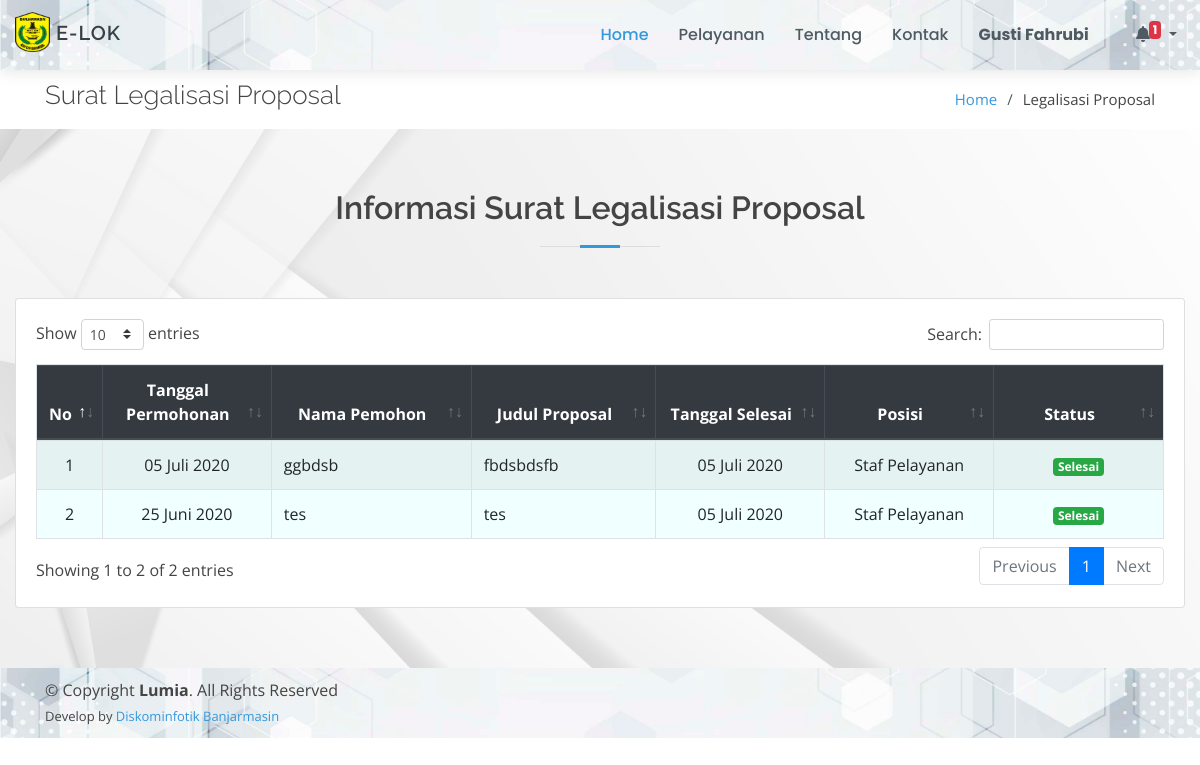
/page/legalisasi-proposal/index.php (signed in), run on the app's committed database.
### tables this page shows
CREATE TABLE `legalisasi_proposal` (
  `id_proposal` int(11) NOT NULL,
  `nama` varchar(50) NOT NULL,
  `judul_proposal` text NOT NULL,
  `tgl_permohonan` date NOT NULL,
  `tgl_selesai` date DEFAULT NULL,
  `id_posisi` int(11) NOT NULL,
  `status` varchar(30) NOT NULL
);

CREATE TABLE `posisi_berkas` (
  `id_posisi` int(11) NOT NULL,
  `posisi` text NOT NULL
);

### config/config.php (called while the page is built, shortened)
<?php
function base_url($url = null)
{
	$base_url = "http://localhost/layanan-kecamatan";
	if ($url != null) {
		return $base_url . "/" . $url;
	} else {
		return $base_url;
	}
}
$no = 1;

### config/bulan.php (called while the page is built, shortened)
<?php
$bln = array(
    '01' => 'Januari',
    '02' => 'Februari',
    '03' => 'Maret',
    '04' => 'April',
    '05' => 'Mei',
    '06' => 'Juni',
    '07' => 'Juli',
    '08' => 'Agustus',
    '09' => 'September',
    '10' => 'Oktober',
    '11' => 'November',
    '12' => 'Desember'
);

### page/legalisasi-proposal/index.php (the view, shortened to what this page needs)
<!DOCTYPE html>
<html lang="en">
<?php
include_once "../../config/config.php";
include_once "../../config/bulan.php";
include_once "../../template/ui/head.php";
?>
<body>
    <?php include_once "../../template/ui/header.php"; ?>
    <main id="main">
        <section id="breadcrumbs" class="breadcrumbs">
            <div class="container">
                <div class="d-flex justify-content-between align-items-center">
                    <h2>Surat Legalisasi Proposal</h2>
                    <ol>
                        <li><a href="<?= base_url(); ?>">Home</a></li>
                        <li>Legalisasi Proposal</li>
                    </ol>
                </div>
            </div>
        </section>
        <section id="services" class="services graform">
            <div class="container-fluid">
                <div class="section-title">
                    <h2>Informasi Surat Legalisasi Proposal</h2>
                </div>
                <div class="row">
                    <div class="col-md-12">
                        <div class="card">
                            <div class="card-body">
                                <div class="table-responsive">
                                    <table class="table table-bordered table-striped" id="example1">
                                        <thead class="thead-dark">
                                            <tr align="center">
                                                <th>No</th>
                                                <th>Tanggal Permohonan</th>
                                                <th>Nama Pemohon</th>
                                                <th>Judul Proposal</th>
                                                <th>Tanggal Selesai</th>
                                                <th>Posisi</th>
                                                <th>Status</th>
                                            </tr>
                                        </thead>
                                        <tbody style="background-color: azure">
                                            <?php
                                            $data = $koneksi->query("SELECT * FROM legalisasi_proposal ORDER BY id_proposal DESC");
                                            foreach ($data as $row) {
                                                $po = $koneksi->query("SELECT * FROM posisi_berkas WHERE id_posisi = '$row[id_posisi]'")->fetch_array();
                                            ?>
                                                <tr align="center">
                                                    <td width="5%"><?= $no++; ?></td>
                                                    <td width="15%">
                                                        <?=
                                                            date('d', strtotime($row['tgl_permohonan'])) . " " .
                                                                $bln[date('m', strtotime($row['tgl_permohonan']))] . " " .
                                                                date('Y', strtotime($row['tgl_permohonan']));
                                                        ?>
                                                    </td>
                                                    <td align="left"><?= $row['nama'] ?></td>
                                                    <td align="left"><?= $row['judul_proposal'] ?></td>
                                                    <td width="15%">
                                                        <?php
                                                        if ($row['tgl_selesai']) {
                                                            echo
                                                                date('d', strtotime($row['tgl_selesai'])) . " " .
                                                                    $bln[date('m', strtotime($row['tgl_selesai']))] . " " .
                                                                    date('Y', strtotime($row['tgl_selesai']));
                                                        } else {
                                                            echo "-";
                                                        }
                                                        ?>
                                                    </td>
                                                    <td width="15%"><?= $po['posisi'] ?></td>
                                                    <td width="15%">
                                                        <?php
                                                        if ($row['status'] == "Belum Diproses") {
                                                            echo "<span class='badge badge-danger'>" . $row['status'] . "</span>";
                                                        } elseif ($row['status'] == "Dalam Proses") {
                                                            echo "<span class='badge badge-warning'>" . $row['status'] . "</span>";
                                                        } else {
                                                            echo "<span class='badge badge-success'>" . $row['status'] . "</span>";
                                                        }
                                                        ?>
                                                    </td>
                                                </tr>
                                            <?php } ?>
                                        </tbody>
                                    </table>
                                </div>
                            </div>
                        </div>
                    </div>
                </div>
            </div>
        </section>
    </main>
    <?php include_once "../../template/ui/footer.php"; ?>
</body>
</html>

### assets/ui/assets/css/style.css (style rules this page uses)
body { font-family: "Open Sans", sans-serif; color: #444444; }
a { color: #3498db; }
h1, h2, h3, h4, h5, h6 { font-family: "Raleway", sans-serif; }
section { padding: 60px 0; }
.section-title { text-align: center; padding-bottom: 30px; }
.section-title h2 { font-size: 32px; font-weight: 600; margin-bottom: 20px; padding-bottom: 20px; position: relative; }
.section-title h2::before { content: ''; position: absolute; display: block; width: 120px; height: 1px; background: #ddd; bottom: 1px; left: calc(50% - 60px); }
.section-title h2::after { content: ''; position: absolute; display: block; width: 40px; height: 3px; background: #3498db; bottom: 0; left: calc(50% - 20px); }
.breadcrumbs { padding: 10px 0; margin-top: 70px; background-color: #fff; }
.breadcrumbs h2 { font-size: 26px; font-weight: 300; }
.breadcrumbs ol { display: flex; flex-wrap: wrap; list-style: none; padding: 0; margin: 0; font-size: 15px; }
.breadcrumbs ol li+li { padding-left: 10px; }
.breadcrumbs ol li+li::before { display: inline-block; padding-right: 10px; color: #4f5a62; content: "/"; }
.graform { background: url('../../../bg-cover/putih2.jpg') center center no-repeat; background-size: cover; position: relative; }

### data on the page
legalisasi_proposal: tgl_permohonan "05", tgl_permohonan "Juli", tgl_permohonan "2020", nama "ggbdsb", judul_proposal "fbdsbdsfb", tgl_selesai "05", tgl_selesai "Juli", tgl_selesai "2020", id_posisi.posisi "Staf Pelayanan", status "Selesai"
legalisasi_proposal: tgl_permohonan "25", tgl_permohonan "Juni", tgl_permohonan "2020", nama "tes", judul_proposal "tes", tgl_selesai "05", tgl_selesai "Juli", tgl_selesai "2020", id_posisi.posisi "Staf Pelayanan", status "Selesai"

### other printed values
$_SESSION['nama'] "Gusti Fahrubi"
$jmltotal "1"
